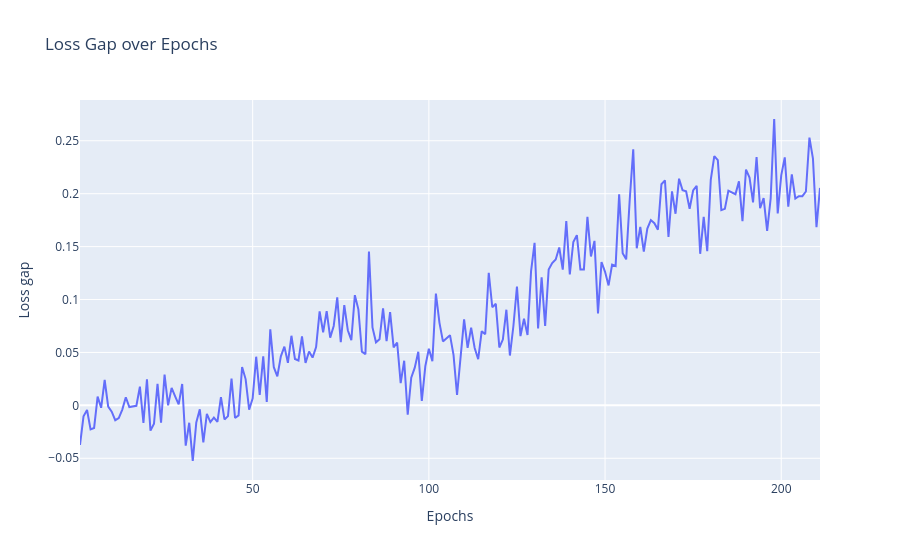

This figure's notebook cell:
### Code cell
loss_gap = val_loss - train_loss

fig = go.Figure()
fig.add_trace(go.Scatter(x=epochs, y=loss_gap, mode="lines", name="Val Loss - Train Loss"))

fig.update_layout(
    title="Loss Gap over Epochs",
    xaxis_title="Epochs",
    yaxis_title="Loss gap",
    hovermode="x unified"
)

### Figure 1 — Plotly figure (JSON) as saved in the notebook; plotly's stock layout.template omitted (floating-point values rounded to 4 significant figures; data arrays with more than 128 entries replaced by an {"elided": "..."} marker saying what was removed)
{"data": [{"mode": "lines", "name": "Val Loss - Train Loss", "type": "scatter", "x": {"elided": "211 int values"}, "y": {"elided": "211 float values"}}], "layout": {"hovermode": "x unified", "title": {"text": "Loss Gap over Epochs"}, "xaxis": {"title": {"text": "Epochs"}}, "yaxis": {"title": {"text": "Loss gap"}}}}
